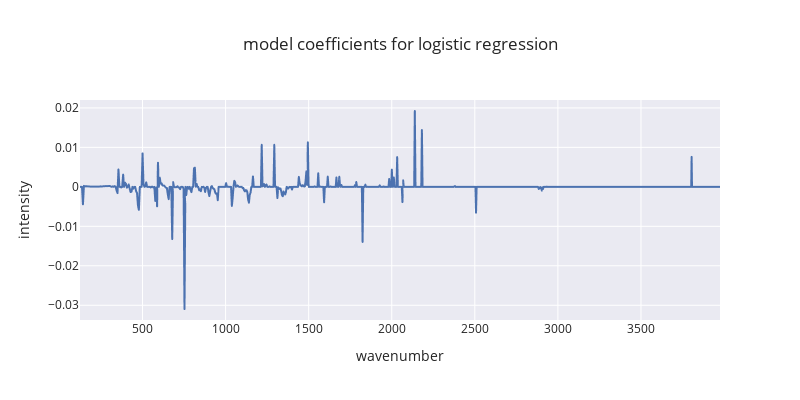

The notebook cell this image was saved under:
### Code cell
fig = px.line(y = lr.coef_.flatten(),
              x = X.columns.astype(float),
              template = 'seaborn',
              title = 'model coefficients for logistic regression',
              width=800,
              height=400
              )
fig.update_xaxes(title = 'wavenumber')
fig.update_yaxes(title = 'intensity')

### Figure 1 — Plotly figure (JSON) as saved in the notebook; plotly's stock layout.template omitted (floating-point values rounded to 4 significant figures; data arrays with more than 128 entries replaced by an {"elided": "..."} marker saying what was removed)
{"data": [{"hovertemplate": "x=%{x}<br>y=%{y}<extra></extra>", "legendgroup": "", "line": {"color": "rgb(76,114,176)", "dash": "solid"}, "marker": {"symbol": "circle"}, "mode": "lines", "name": "", "showlegend": false, "type": "scattergl", "x": {"elided": "1024 float values"}, "xaxis": "x", "y": {"elided": "1024 float values"}, "yaxis": "y"}], "layout": {"height": 400, "legend": {"tracegroupgap": 0}, "title": {"text": "model coefficients for logistic regression"}, "width": 800, "xaxis": {"anchor": "y", "domain": [0, 1], "title": {"text": "wavenumber"}}, "yaxis": {"anchor": "x", "domain": [0, 1], "title": {"text": "intensity"}}}}
